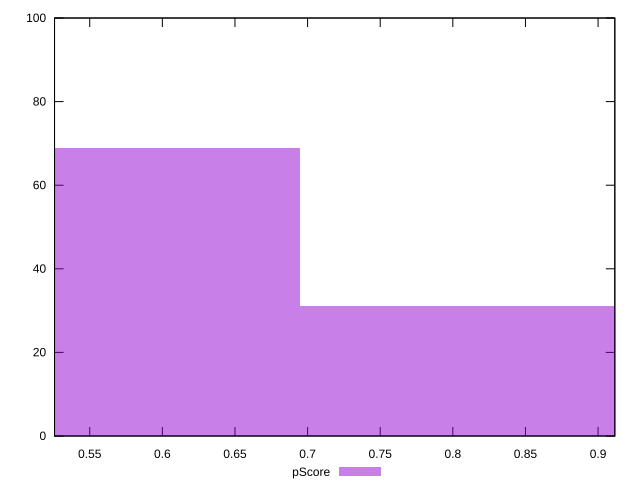

This chart was generated by the following gnuplot code:
reset

$pScore <<EOF
0.5560631568120717 69
0.8340947352181076 31
EOF

set key outside below
set boxwidth 0.2780315784060359
set xrange [0.5257583809506299:0.9115346071628632]
set yrange [0:100]
set trange [0:100]
set style fill transparent solid 0.5 noborder
set terminal svg size 640, 490 enhanced background rgb 'white'
set output "report_00017_2021-02-10T15-08-03.406Z/interactive/samples/pages+cached+noadtech+nomedia/pScore/histogram.svg"

plot $pScore title "pScore" with boxes

reset
